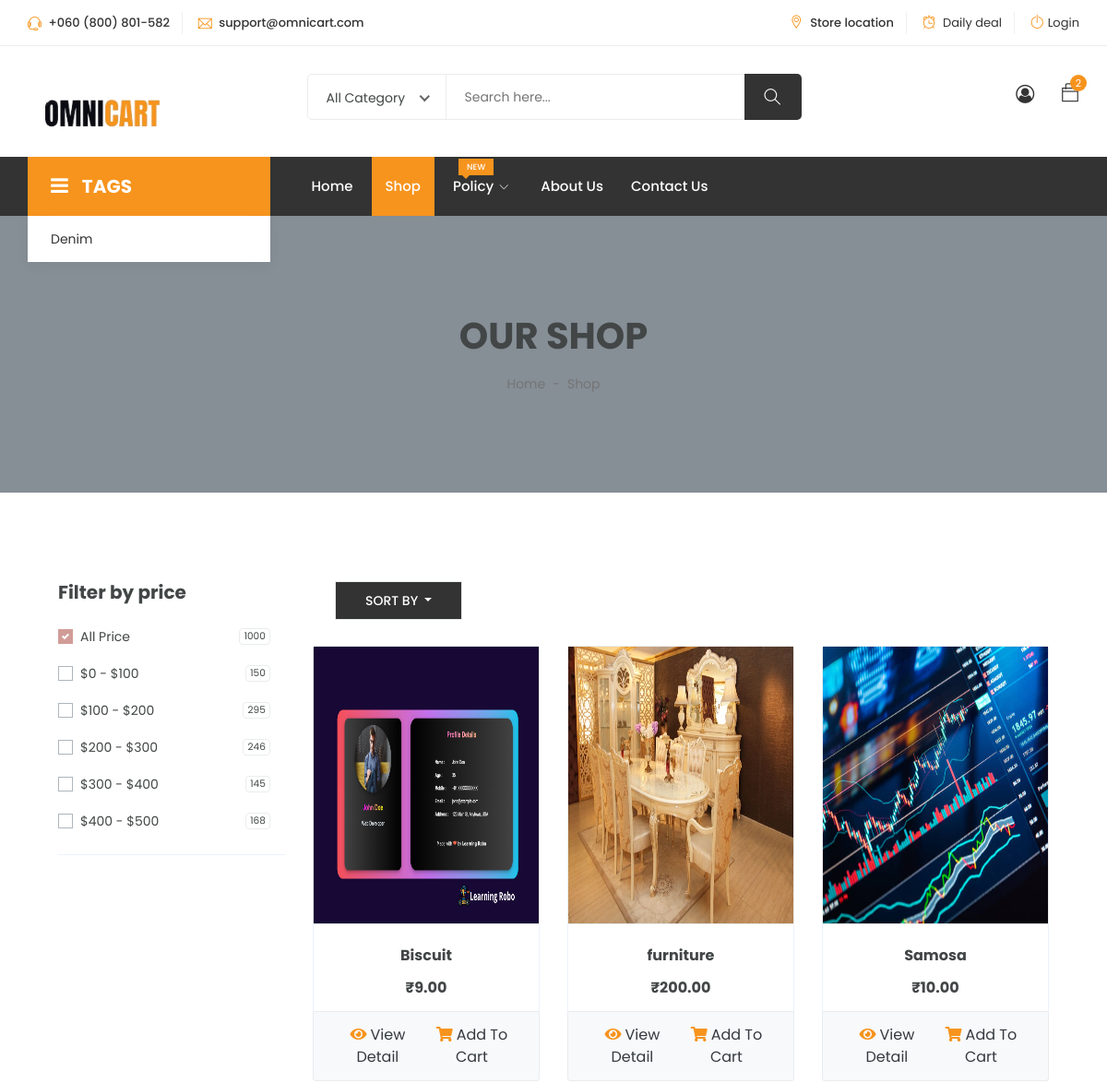
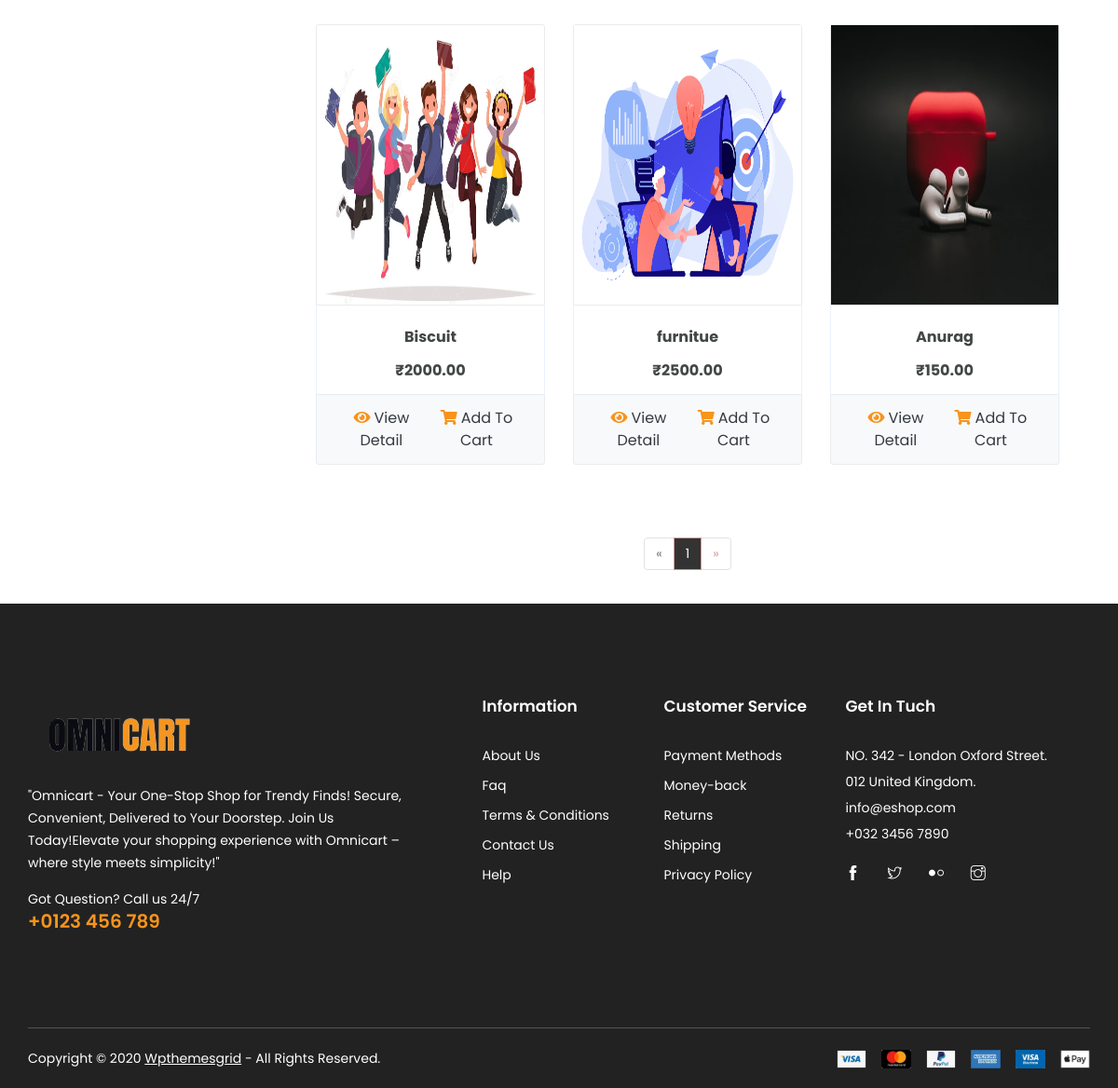
The page /shops/ on the database its author committed (2 pictures, top to bottom).
### OmniApp/models.py (models this page shows, shortened)
class Product(models.Model):
    product_id = models.UUIDField(
        primary_key=True, default=uuid.uuid4, editable=False, unique=True
    )
    product_name = models.CharField(max_length=255)
    manufacturer_id = models.ForeignKey(
        Customer, on_delete=models.CASCADE, related_name="products"
    )
    quantity = models.PositiveIntegerField()
    product_image = models.ImageField(
        upload_to="product_images/", null=True, blank=True
    )
    unit_weight = models.FloatField()
    product_description = models.TextField()
    unit_price = models.DecimalField(max_digits=10, decimal_places=2)
    product_short_description = models.TextField(default=" ")
    categories = models.ManyToManyField(Categoryies, related_name="products")
    tags = models.ManyToManyField(Tag, related_name="products")

### OmniApp/views.py (the view)
# urls.py: path("shops/", shops, name="shops"),
def shops(request):
    products = Product.objects.all()
    user_authenticated, types = authentication_login(request)
    page = request.GET.get("page", 1)
    paginator = Paginator(products, 9)  # Show 9 products per page
    try:
        product_pages = paginator.page(page)
    except PageNotAnInteger:
        product_pages = paginator.page(1)
    except EmptyPage:
        product_pages = paginator.page(paginator.num_pages)
    context = {
        "products": product_pages,
        "user_authenticated": user_authenticated,
        "type": types,
        "current_page": int(page),
        "product_pages": range(1, product_pages.paginator.num_pages + 1),
        "current_page_url": request.path,
    }
    return render(request, "OmniCart/product/shops.html", context)

### OmniApp/views.py (called while the page is built)
def authentication_login(request):
    customer_session = request.session.get("customer")
    if customer_session:
        customer_id = customer_session.get("id")
        try:
            customer = Customer.objects.get(id=customer_id)
            user_authenticated = True
        except Customer.DoesNotExist:
            user_authenticated = False
            customer = None
    else:
        user_authenticated = False
        customer = None
    types = customer.user_type if customer else None
    return user_authenticated, types

### templates/OmniCart/product/shops.html (shortened to what this page needs)
{% extends 'base.html' %}
{% load static %}
{% block content %}
<div class="container-fluid bg-secondary mb-5">
    <div class="d-flex flex-column align-items-center justify-content-center" style="min-height: 300px">
        <h1 class="font-weight-semi-bold text-uppercase mb-3">Our Shop</h1>
        <div class="d-inline-flex">
            <p class="m-0"><a href="">Home</a></p>
            <p class="m-0 px-2">-</p>
            <p class="m-0">Shop</p>
        </div>
    </div>
</div>
<div class="container-fluid pt-5">
    <div class="row px-xl-5">
        <div class="col-lg-3 col-md-12">
            <div class="border-bottom mb-4 pb-4">
                <h5 class="font-weight-semi-bold mb-4">Filter by price</h5>
                <form>
                    <div class="custom-control custom-checkbox d-flex align-items-center justify-content-between mb-3">
                        <label class="custom-control-label" for="price-all">All Price</label>
                        <span class="badge border font-weight-normal">1000</span>
                    </div>
                    <div class="custom-control custom-checkbox d-flex align-items-center justify-content-between mb-3">
                        <label class="custom-control-label" for="price-1">$0 - $100</label>
                        <span class="badge border font-weight-normal">150</span>
                    </div>
                    <div class="custom-control custom-checkbox d-flex align-items-center justify-content-between mb-3">
                        <label class="custom-control-label" for="price-2">$100 - $200</label>
                        <span class="badge border font-weight-normal">295</span>
                    </div>
                    <div class="custom-control custom-checkbox d-flex align-items-center justify-content-between mb-3">
                        <label class="custom-control-label" for="price-3">$200 - $300</label>
                        <span class="badge border font-weight-normal">246</span>
                    </div>
                    <div class="custom-control custom-checkbox d-flex align-items-center justify-content-between mb-3">
                        <label class="custom-control-label" for="price-4">$300 - $400</label>
                        <span class="badge border font-weight-normal">145</span>
                    </div>
                    <div class="custom-control custom-checkbox d-flex align-items-center justify-content-between">
                        <label class="custom-control-label" for="price-5">$400 - $500</label>
                        <span class="badge border font-weight-normal">168</span>
                    </div>
                </form>
            </div>
        </div>
        <div class="col-lg-9 col-md-12">
            <div class="row pb-3">
                <div class="col-12 pb-1">
                    <div class="d-flex align-items-center justify-content-between mb-4">
                        <div class="dropdown ml-4">
                            <button class="btn border dropdown-toggle" type="button" id="triggerId" data-toggle="dropdown" aria-haspopup="true"
                                    aria-expanded="false">
                                        Sort by
                                    </button>
                        </div>
                    </div>
                </div>
                {% for product in products %}
                <div class="col-lg-4 col-md-6 col-sm-12 pb-1">
                    <div class="card product-item border-0 mb-4">
                        <div class="card-header product-img position-relative overflow-hidden bg-transparent border p-0">
                            <img class="img-fluid w-100" src="{{ product.product_image.url }}" style="height: 300px;" alt="">
                        </div>
                        <div class="card-body border-left border-right text-center p-0 pt-4 pb-3">
                            <h6 class="text-truncate mb-3">{{ product.product_name }}</h6>
                            <div class="d-flex justify-content-center">
                                <h6>₹{{ product.unit_price }}</h6>
                            </div>
                        </div>
                        <div class="card-footer d-flex justify-content-between bg-light border">
                            <a href="{% url 'product_detail' product_id=product.product_id %}" class="btnss btn-sm text-dark p-0"><i class="fas fa-eye mr-1" style="color: #F7941D;"></i>View Detail</a>
                            <a href="{% url 'add_to_cart' product_id=product.product_id %}" class="btnss btn-sm text-dark p-0"><i class="fas fa-shopping-cart mr-1" style="color: #F7941D;"></i>Add To Cart</a>
                        </div>
                    </div>
                </div>
                {% endfor %}
                <div class="col-12 pb-1">
                    <nav aria-label="Page navigation">
                        <ul class="pagination justify-content-center mb-3">
                          <li class="page-item disabled">
                            <a class="page-link" href="#" aria-label="Previous">
                              <span aria-hidden="true">&laquo;</span>
                            </a>
                          </li>
                          {% for page_num in product_pages %}
                            <li class="page-item{% if page_num == current_page %} active{% endif %}">
                                <a class="page-link" href="?page={{ page_num }}">{{ page_num }}</a>
                            </li>
                            {% endfor %}
                          <li class="page-item">
                            <a class="page-link" href="#" aria-label="Next">
                              <span aria-hidden="true">&raquo;</span>
                            </a>
                          </li>
                        </ul>
                      </nav>
                </div>
            </div>
        </div>
    </div>
</div>
{% endblock content %}

### rows shown on the page
Product: product_image (picture), product_name "Biscuit", unit_price "9.00"
Product: product_image (picture), product_name "furniture", unit_price "200.00"
Product: product_image (picture), product_name "Samosa", unit_price "10.00"
Product: product_image (picture), product_name "Biscuit", unit_price "2000.00"
Product: product_image (picture), product_name "furnitue", unit_price "2500.00"
Product: product_image (picture), product_name "Anurag", unit_price "150.00"

### other values the page prints
{{ page_num }} "1"
